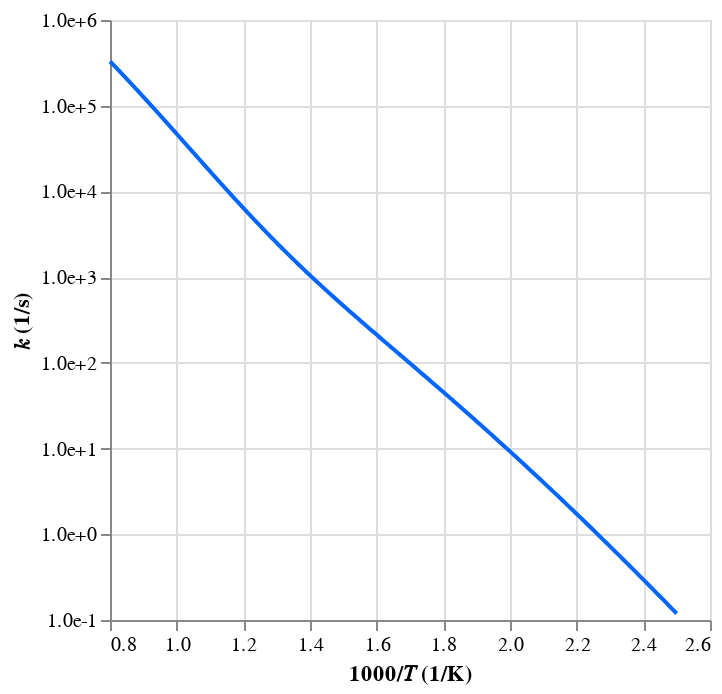

Source (notebook cell):
### Code cell
# Display species/reaction by ID
id_ = "53: 1"

#   - Read in expanded mechanism
mech_path = p_.stereo_mechanism(tag, ext="json", path=p_.data(root_path))
mech = automech.io.read(mech_path)

#   - Display the reaction
if ":" in id_:
    automech.display_reactions(mech, chans=[id_])
else:
    automech.display_species(mech, ids=[id_])

### Figure 1 — Vega-Lite specification as saved in the notebook (floating-point values rounded to 4 significant figures; data arrays with more than 128 entries replaced by an {"elided": "..."} marker saying what was removed)
{"config": {"view": {"continuousWidth": 300, "continuousHeight": 300}}, "data": {"name": "data-552464ed4828fc51ba851cf8c7f2d418"}, "mark": {"type": "line"}, "encoding": {"color": {"value": "#0066ff"}, "x": {"field": "x", "title": "1000/𝑇 (1/K)", "type": "quantitative"}, "y": {"axis": {"format": ".1e", "values": [0.1, 1, 10, 100, 1000, 10000, 100000, 1000000, 10000000]}, "field": "value", "scale": {"type": "log"}, "title": "𝑘 (1/s)", "type": "quantitative"}}, "transform": [{"fold": ["This work"]}], "$schema": "https://vega.github.io/schema/vega-lite/v5.20.1.json", "datasets": {"data-552464ed4828fc51ba851cf8c7f2d418": {"elided": "500 records"}}}
